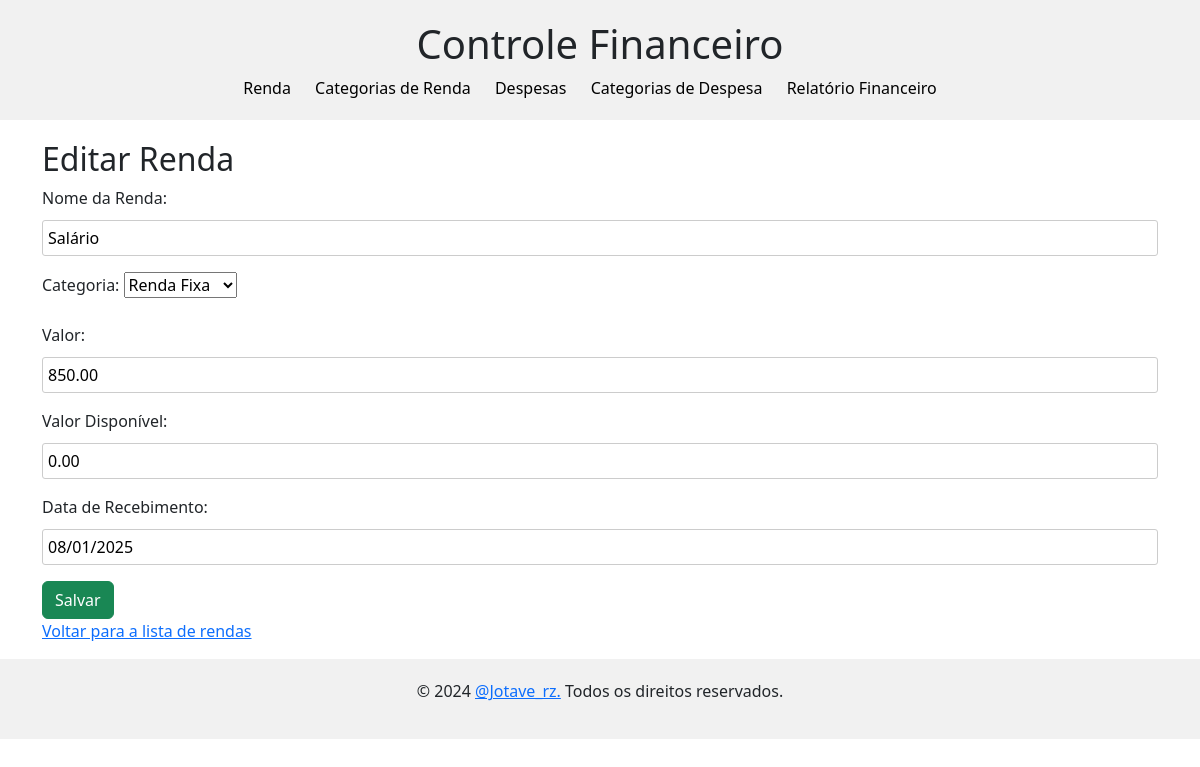
Page /renda/editar/1/ on the committed database.
### renda/models.py (models this page shows, shortened)
class Renda(models.Model):
    nome = models.CharField(max_length=100, verbose_name="Nome da Renda")
    categoria = models.ForeignKey('categoria_renda.CategoriaRenda', on_delete=models.SET_NULL, null=True)
    valor = models.DecimalField(max_digits=10, decimal_places=2, verbose_name="Valor")
    valor_disponivel = models.DecimalField(max_digits=10, decimal_places=2, verbose_name="Valor Disponível", default=0.00)
    data_recebimento = models.DateField(verbose_name="Data de Recebimento")

### categoria_renda/models.py (models this page shows)
class CategoriaRenda(models.Model):
    nome = models.CharField(max_length=100, unique=True)
    def __str__(self):
        return self.nome

### renda/views.py (the view)
# urls.py: path('editar/<int:pk>/', RendaUpdateView.as_view(), name='renda-update'),
class RendaUpdateView(UpdateView):
    model = Renda
    template_name = 'renda_form.html'
    fields = ['nome', 'categoria', 'valor', 'valor_disponivel', 'data_recebimento']
    success_url = reverse_lazy('renda-list')

### renda/templates/renda_form.html (shortened to what this page needs)
{% extends 'base.html' %}
{% block body %}
<h2>{% if form.instance.pk %}Editar{% else %}Criar{% endif %} Renda</h2>
        <form method="post">
            {{ form.as_p }}
            <button type="submit" class="btn btn-success">{% if form.instance.pk %}Salvar{% else %}Criar{% endif %}</button>
        </form>
        <a href="{% url 'renda-list' %}">Voltar para a lista de rendas</a>
        {% endblock %}

### financeiro/templates/base.html (style rules this page uses)
body { font-family: Arial, sans-serif; }
label { display: block; margin-bottom: 10px; }
input { width: 100%; padding: 5px; margin-bottom: 10px; border: 1px solid #ccc; border-radius: 3px; }

### rows in the picture
Renda: nome "Salário", categoria "Renda Fixa", valor "850.00", valor_disponivel "0.00", data_recebimento "08/01/2025"
